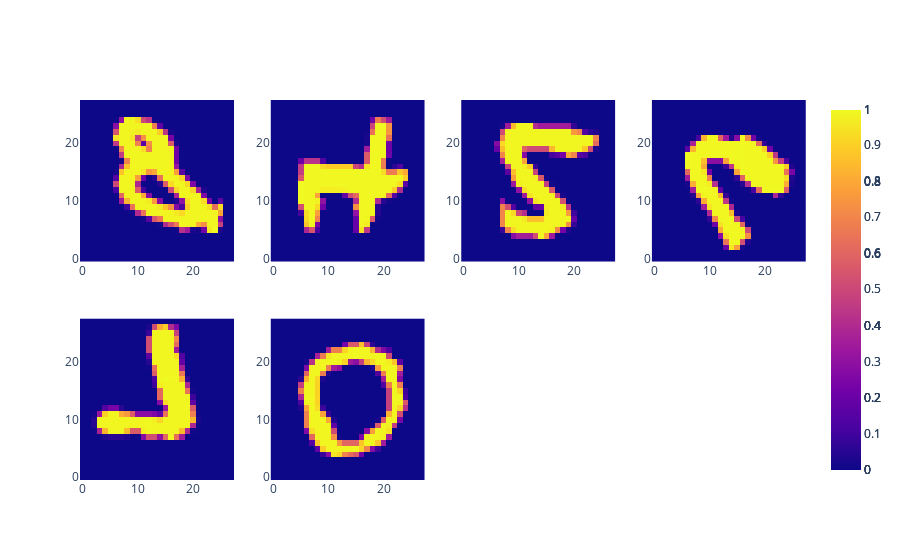

The notebook cell this image was saved under:
### Code cell
data_generator.plot_image(data_list=np.array(agent.target_set))

### Figure 1 — Plotly figure (JSON) as saved in the notebook; plotly's stock layout.template omitted (floating-point values rounded to 4 significant figures; data arrays with more than 128 entries replaced by an {"elided": "..."} marker saying what was removed)
{"data": [{"type": "heatmap", "xaxis": "x", "yaxis": "y", "z": {"elided": "28x28 float values"}}, {"type": "heatmap", "xaxis": "x2", "yaxis": "y2", "z": {"elided": "28x28 float values"}}, {"type": "heatmap", "xaxis": "x3", "yaxis": "y3", "z": {"elided": "28x28 float values"}}, {"type": "heatmap", "xaxis": "x4", "yaxis": "y4", "z": {"elided": "28x28 float values"}}, {"type": "heatmap", "xaxis": "x5", "yaxis": "y5", "z": {"elided": "28x28 float values"}}, {"type": "heatmap", "xaxis": "x6", "yaxis": "y6", "z": {"elided": "28x28 float values"}}], "layout": {"xaxis": {"anchor": "y", "autorange": true, "domain": [0, 0.2125], "range": [-0.5, 27.5]}, "xaxis2": {"anchor": "y2", "autorange": true, "domain": [0.2625, 0.475], "range": [-0.5, 27.5]}, "xaxis3": {"anchor": "y3", "autorange": true, "domain": [0.525, 0.7375], "range": [-0.5, 27.5]}, "xaxis4": {"anchor": "y4", "autorange": true, "domain": [0.7875, 1], "range": [-0.5, 27.5]}, "xaxis5": {"anchor": "y5", "autorange": true, "domain": [0, 0.2125], "range": [-0.5, 27.5]}, "xaxis6": {"anchor": "y6", "autorange": true, "domain": [0.2625, 0.475], "range": [-0.5, 27.5]}, "xaxis7": {"anchor": "y7", "domain": [0.525, 0.7375]}, "xaxis8": {"anchor": "y8", "domain": [0.7875, 1]}, "yaxis": {"anchor": "x", "autorange": true, "domain": [0.575, 1], "range": [-0.5, 27.5]}, "yaxis2": {"anchor": "x2", "autorange": true, "domain": [0.575, 1], "range": [-0.5, 27.5]}, "yaxis3": {"anchor": "x3", "autorange": true, "domain": [0.575, 1], "range": [-0.5, 27.5]}, "yaxis4": {"anchor": "x4", "autorange": true, "domain": [0.575, 1], "range": [-0.5, 27.5]}, "yaxis5": {"anchor": "x5", "autorange": true, "domain": [0, 0.425], "range": [-0.5, 27.5]}, "yaxis6": {"anchor": "x6", "autorange": true, "domain": [0, 0.425], "range": [-0.5, 27.5]}, "yaxis7": {"anchor": "x7", "domain": [0, 0.425]}, "yaxis8": {"anchor": "x8", "domain": [0, 0.425]}}}
